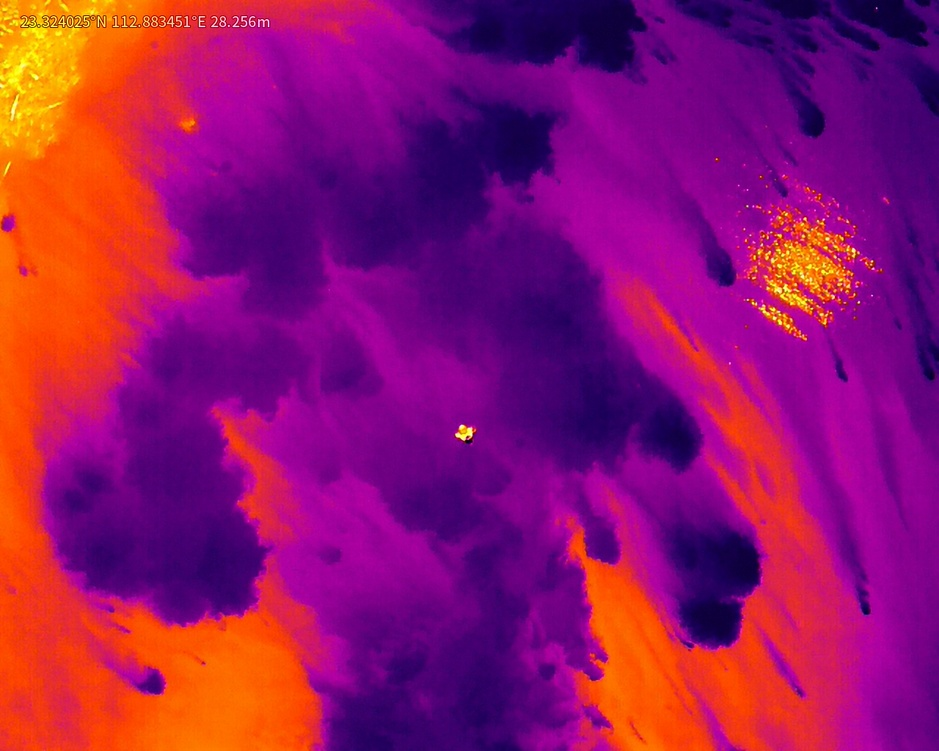
#> input picture 水面/src/T.JPG, 939 x 751 px, shrunk from 1280 x 1024 before the run
$ python '06-2-多个轮廊.py'
#> lines starting #> are read from the running program, lines starting #| are printed output that depends on the picture; after the words box and inside, x2 and y2 are one past the last pixel; in counts of white or black regions, pixels touching at a corner belong together
import cv2
import numpy as np
import matplotlib.pyplot as plt

image_path = 'src/T.JPG'
# 读取红外图像
image = cv2.imread(image_path, cv2.IMREAD_GRAYSCALE)
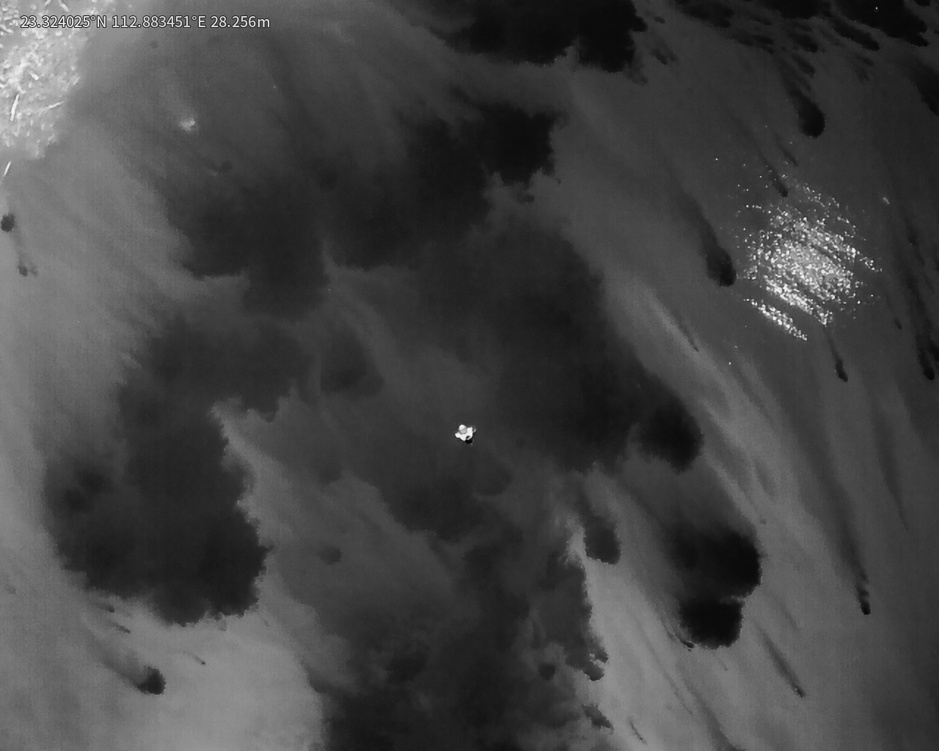
#> image: shape (751, 939); min 1, max 250, mean 67.3

# 使用全局阈值分割低温区
_, thresholded = cv2.threshold(image, 40, 255, cv2.THRESH_BINARY_INV)
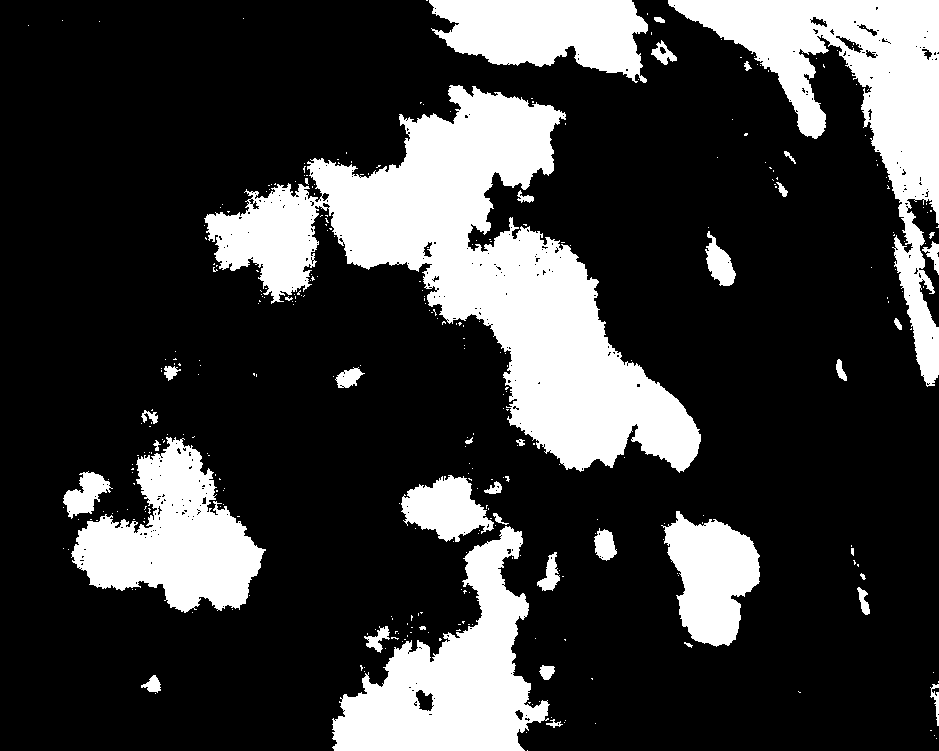
#> thresholded: shape (751, 939); 23.4% white; 343 white regions (303 under 20 px)

# 查找轮廓
contours, _ = cv2.findContours(thresholded, cv2.RETR_EXTERNAL, cv2.CHAIN_APPROX_SIMPLE)
#> contours = 339 contours, 306 with area under 20; largest, box (x1, y1, x2, y2) and area: (204, 85, 701, 473) 64186, (668, 0, 939, 387) 27977, (332, 526, 550, 751) 21946, (71, 437, 266, 613) 17410, (429, 0, 648, 83) 12053

# 按面积排序，找到前五个面积最大的轮廓
contours = sorted(contours, key=cv2.contourArea, reverse=True)[:5]
#> contours = 5 contours; box (x1, y1, x2, y2) and area: (204, 85, 701, 473) 64186, (668, 0, 939, 387) 27977, (332, 526, 550, 751) 21946, (71, 437, 266, 613) 17410, (429, 0, 648, 83) 12053

# 创建彩色图像以绘制结果
output_image_polygon = cv2.cvtColor(image, cv2.COLOR_GRAY2BGR)
output_image_hull = cv2.cvtColor(image, cv2.COLOR_GRAY2BGR)
output_image_edge = cv2.cvtColor(image, cv2.COLOR_GRAY2BGR)

# 获取图像尺寸
height, width = image.shape
#> height = 751; width = 939

# 为每个轮廓进行拟合并绘制结果
for contour in contours:
    # 多边形拟合
    epsilon = 0.01 * cv2.arcLength(contour, True)
    approx = cv2.approxPolyDP(contour, epsilon, True)
    cv2.drawContours(output_image_polygon, [approx], 0, (0, 255, 0), 2)

    # 计算凸包
    hull = cv2.convexHull(contour)
    cv2.drawContours(output_image_hull, [hull], 0, (0, 255, 0), 2)

    # 绘制靠近图像边缘的部分
    for i in range(len(contour)):
        x1, y1 = contour[i][0]
        print(x1, y1) # 如果有边处于 图像边缘
        x2, y2 = contour[(i + 1) % len(contour)][0]
        if (x1 == 0 or x1 == width - 1 or y1 == 0 or y1 == height - 1) or (
                x2 == 0 or x2 == width - 1 or y2 == 0 or y2 == height - 1):
            cv2.line(output_image_edge, (x1, y1), (x2, y2), (0, 0, 255), 2)
#> this loop made 5 passes
#> epsilon on passes 1 to 5: 35.6, 20.47, 13.09, 12.06, 7.57
#> (printed output is left out)
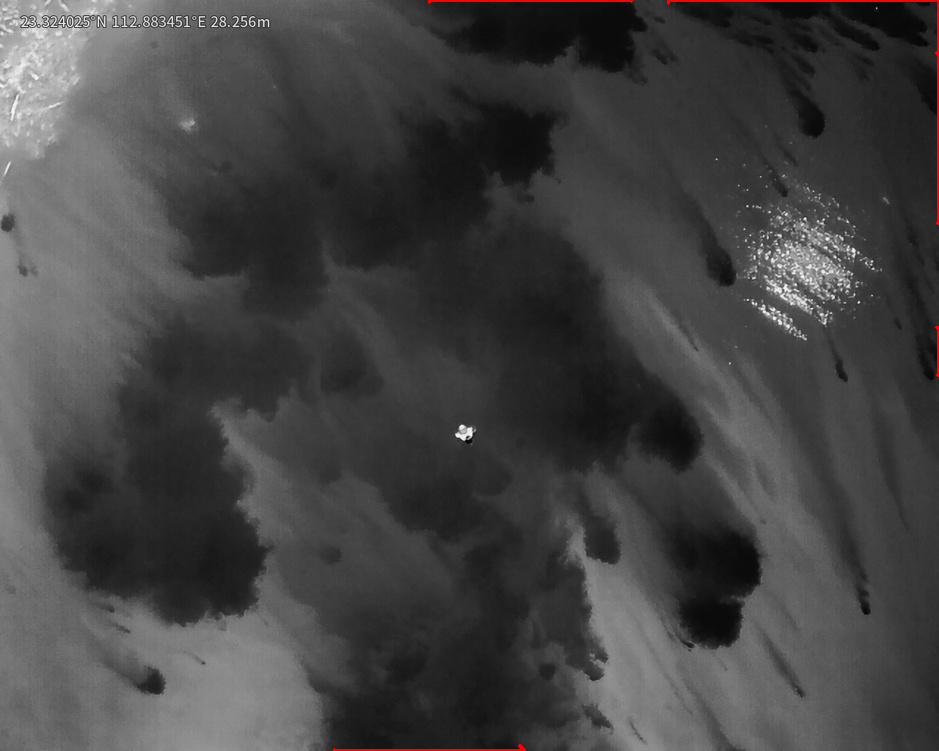
#> output_image_edge: shape (751, 939, 3); mean B, G, R 67.2, 67.2, 67.9
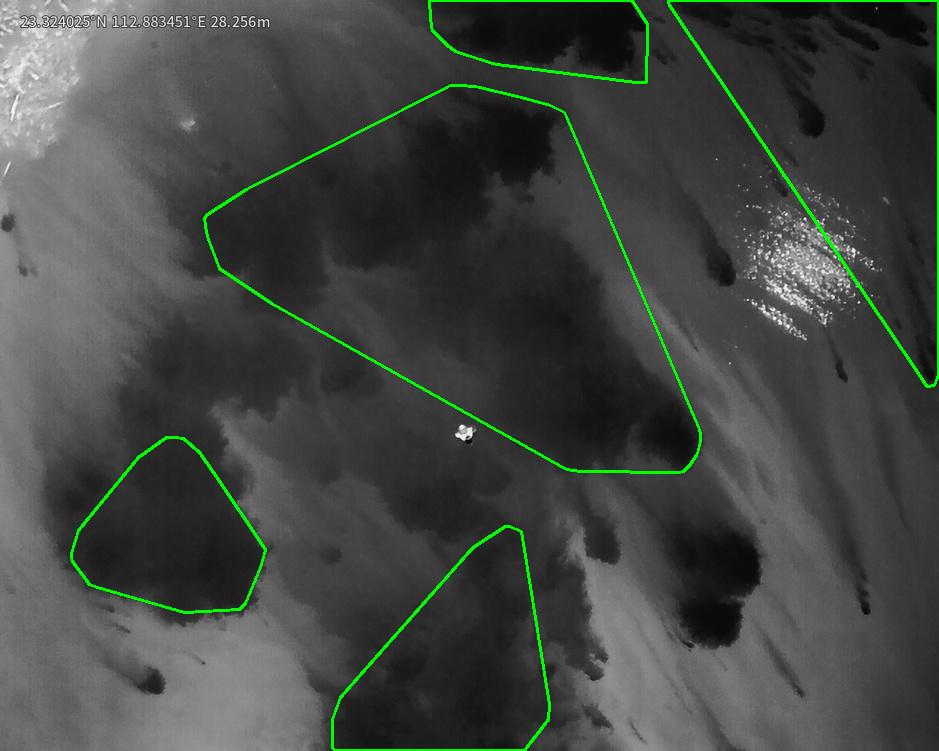
#> output_image_hull: shape (751, 939, 3); mean B, G, R 66.4, 70.7, 66.4
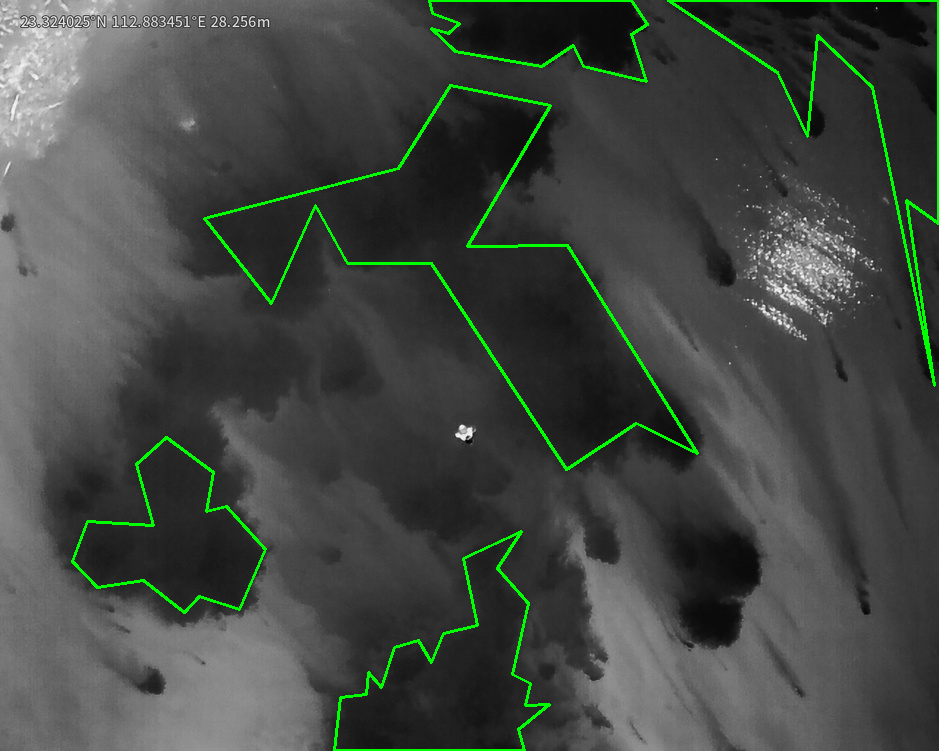
#> output_image_polygon: shape (751, 939, 3); mean B, G, R 66.5, 71.8, 66.5

        # 显示结果
plt.figure(figsize=(18, 6))
plt.subplot(1, 3, 1)
plt.imshow(cv2.cvtColor(output_image_polygon, cv2.COLOR_BGR2RGB))
plt.title('Polygon Approximation')
plt.subplot(1, 3, 2)
plt.imshow(cv2.cvtColor(output_image_hull, cv2.COLOR_BGR2RGB))
plt.title('Convex Hull')
plt.subplot(1, 3, 3)
plt.imshow(cv2.cvtColor(output_image_edge, cv2.COLOR_BGR2RGB))
plt.title('Contour Edges')
plt.show()
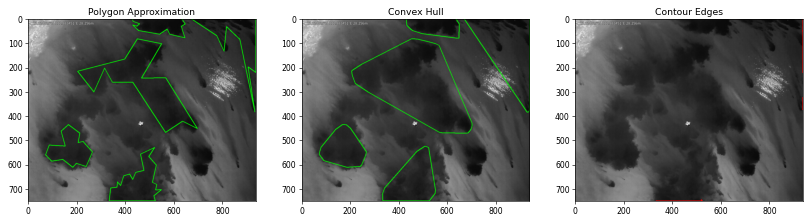
#> figure drawn by matplotlib, 3 panels

$ run again, with 水面/src/T2.JPG copied over 水面/src/T.JPG
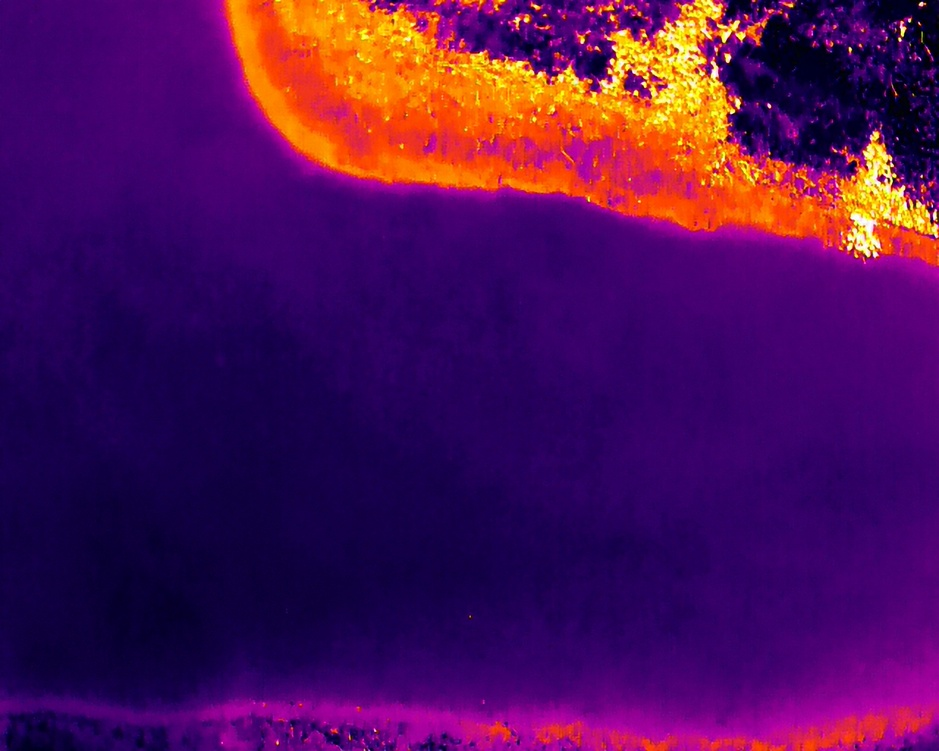
#> input picture 水面/src/T2.JPG, 939 x 751 px, shrunk from 1280 x 1024 before the run
#> `_, thresholded = cv2.threshold(image, 40, 255, cv2.THRESH_BINARY_INV)`:
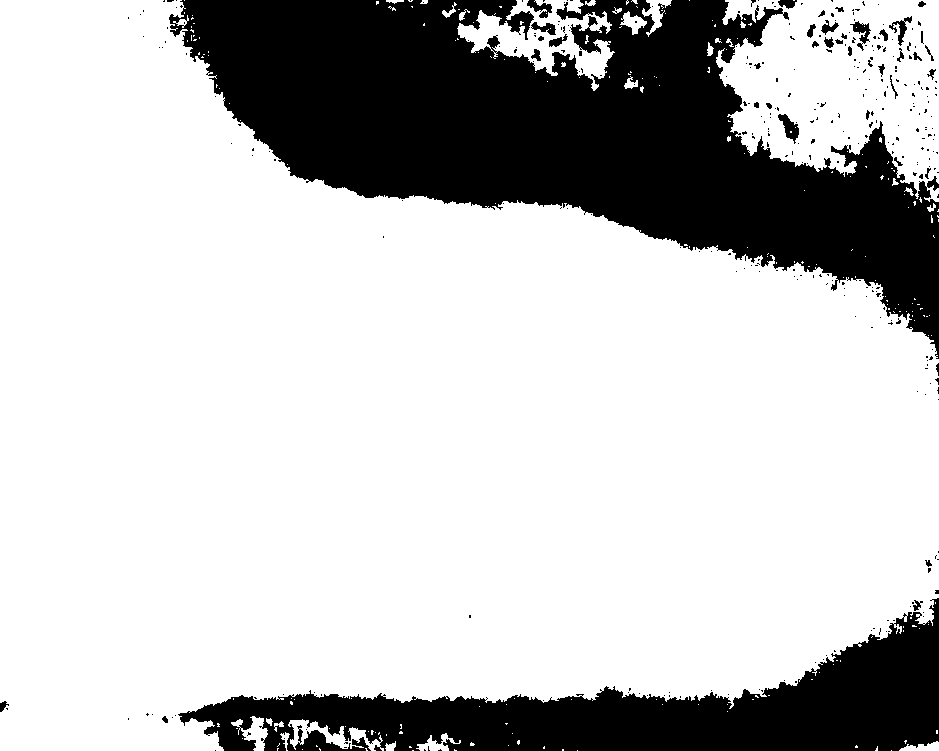
#> thresholded: shape (751, 939); 75.6% white; 353 black regions (313 under 20 px)
#> `contours, _ = cv2.findContours(thresholded, cv2.RETR_EXTERNAL, cv2.CHA..`: contours = 221 contours, 198 with area under 20; largest, box (x1, y1, x2, y2) and area: (0, 0, 939, 751) 491450, (716, 0, 939, 202) 31652, (457, 0, 615, 91) 5588, (288, 719, 384, 751) 922, (231, 716, 268, 751) 485
#> `contours = sorted(contours, key=cv2.contourArea, reverse=True)[:5]`: contours = 5 contours; box (x1, y1, x2, y2) and area: (0, 0, 939, 751) 491450, (716, 0, 939, 202) 31652, (457, 0, 615, 91) 5588, (288, 719, 384, 751) 922, (231, 716, 268, 751) 485
#> the loop `for contour in contours:` made 5 passes
#> epsilon on passes 1 to 5: 46.36, 15.98, 12.12, 4.75, 1.93
#> (printed output is left out)
#> `plt.show()`:
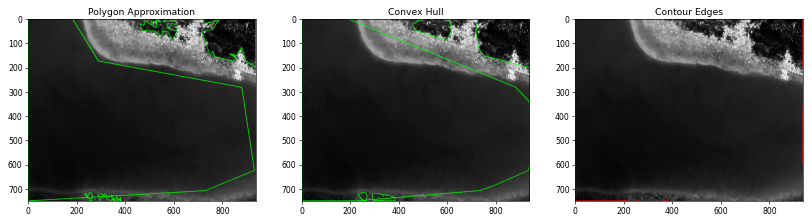
#> figure drawn by matplotlib, 3 panels
